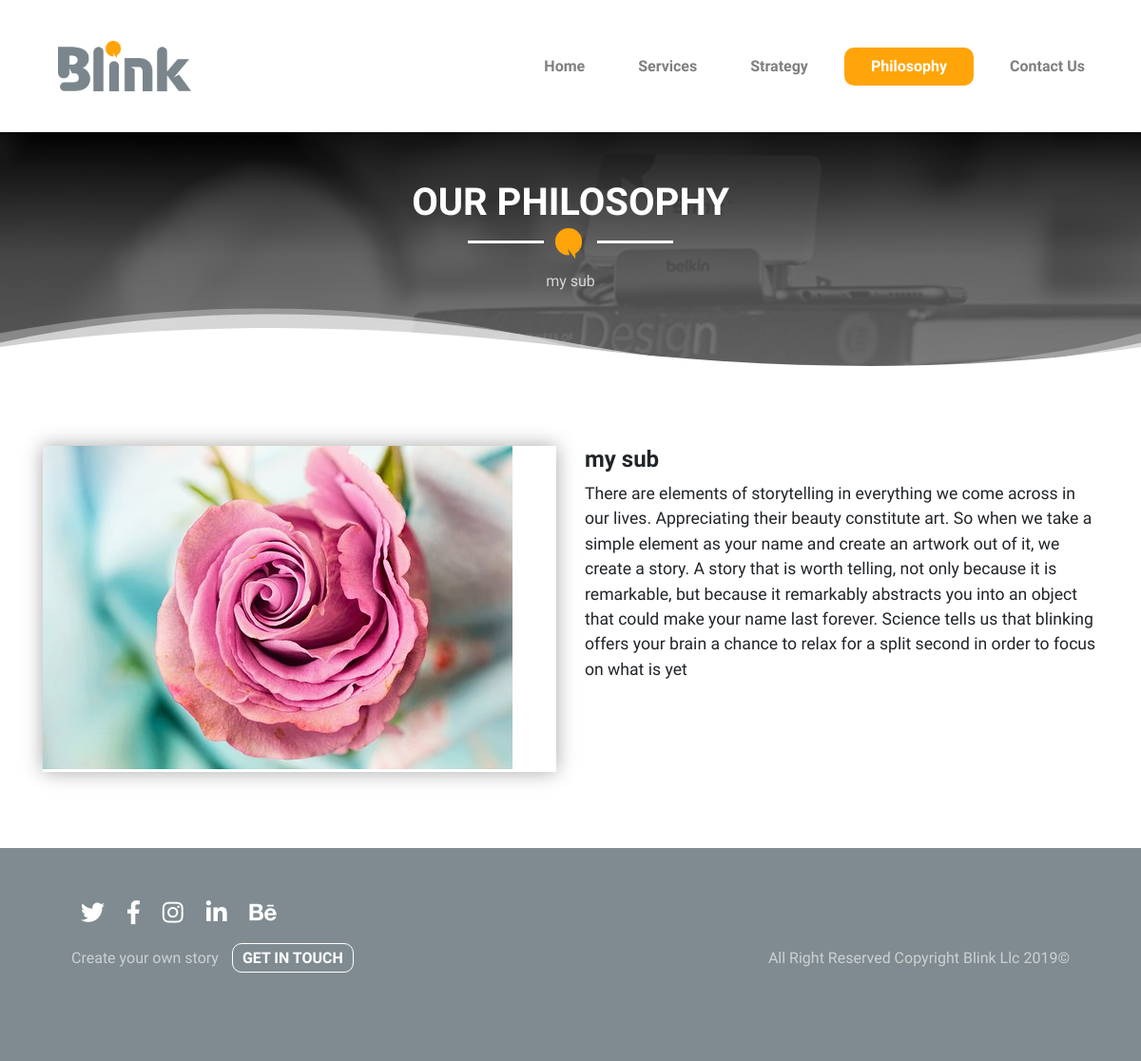
/philosophy, run on the app's committed database.
### singlepage/models.py (models this page shows, shortened)
class philosophy(models.Model):
    image = models.ImageField(upload_to='media')
    title = models.CharField(max_length=100)
    sub_title = models.CharField(max_length=100)
    description = models.CharField(max_length=500)

### singlepage/views.py (the view)
# urls.py: path('philosophy',philosophy_view.as_view(),name='philo'),
class philosophy_view(TemplateView):
    template_name = "philosophy.html"
    def get_context_data(self, **kwargs):
        context = super().get_context_data(**kwargs)
        context['object']=get_object_or_404(philosophy,pk=1)
        return context

### templates/philosophy.html (shortened to what this page needs)
<!DOCTYPE html>
{%load static%}
<html>
<head>
  <link rel="stylesheet" href="https://use.fontawesome.com/releases/v5.7.2/css/all.css"
>
  <link rel="stylesheet" href="https://stackpath.bootstrapcdn.com/bootstrap/4.3.1/css/bootstrap.min.css"
>
  <link rel="stylesheet" href="{%static "css/animate.min.css"%}">
  <link rel="stylesheet"  href="{%static "css/style.css"%}">
</head>
<body>
  <header class="container-fluid">
    <nav class="navbar navbar-expand-lg navbar-light">
      <a class="navbar-brand" href="index.html">
        <img src="{%static "images/logo/blink-logo.png"%}" alt="blink-uae">
      </a>
      <div id="navbarNavDropdown" class="navbar-collapse collapse">
          <ul class="navbar-nav ml-auto">
            <li class="nav-item">
              <a class="nav-link" href="{% url 'home'%}">Home</a>
            </li>
            <li class="nav-item">
              <a class="nav-link" href="{% url 'services'%}">Services</a>
            </li>
            <li class="nav-item">
              <a class="nav-link" href="{% url 'strategy'%}">Strategy</a>
            </li>
            <li class="nav-item active">
              <a class="nav-link" href="{% url 'philo'%}">Philosophy</a>
            </li>
            <li class="nav-item">
              <a class="nav-link" href="{% url 'contact'%}">Contact Us</a>
            </li>
          </ul>
      </div>
    </nav>
  </header>
  <div class="page_title">
      <div class="container">
          <h2 class="text-center">{{object.title}}</h2>
          <div class="title-line">
            <div class="tl-1"></div>
            <div class="tl-2"></div>
            <div class="tl-3"></div>
          </div>
          <p class="text-center">{{object.sub_title}}</p>
      </div>
      <div class="pg-titlee-divider">
      </div>
  </div>
  <section id="single-page">
      <div class="container">
        <div class="row">
          <div class="col-lg">
            <div class="single-image" style="background-image: url({{object.image.url}});"></div>
          </div>
          <div class="col-lg single-content">
            <h4>{{object.sub_title}}</h4>
            <p class="lead">
             {{object.description}}
            </p>
          </div>
        </div>
      </div>
  </section>
  <section id="footer">
    <div class="container">
      <div class="row">
        <div class="col-lg">
          <div class="left-footer">
            <div class="social-links">
              <ul>
                <a href="#"><i class="fab fa-twitter"></i></a>
                <a href="#"><i class="fab fa-facebook-f"></i></a>
                <a href="#"><i class="fab fa-instagram"></i></a>
                <a href="#"><i class="fab fa-linkedin-in"></i></a>
                <a href="#"><i class="fab fa-behance"></i></a>
              </ul>
            </div>
            <div class="intouch">
              <p>Create your own story</p>
              <a href="#">GET IN TOUCH</a>
            </div>
          </div>
        </div>
        <div class="col-lg">
          <div class="right-footer">
            <p>All Right Reserved Copyright Blink Llc 2019©</p>
          </div>
        </div>
      </div>
    </div>
  </section>
</body>
</html>

### data on the page
philosophy: title "OUR PHILOSOPHY", sub_title "my sub", image (picture), description "There are elements of storytelling in everything we come across in our lives. Appreciating their beauty constitute art. So when we take a simple element as your name and create an artwork out of it, we create a story. A story that is worth telling, not only because it is remarkable, but because it remarkably abstracts you into an object that could make your name last forever. Science tells us that blinking offers your brain a chance to relax for a split second in order to focus on what is yet"
